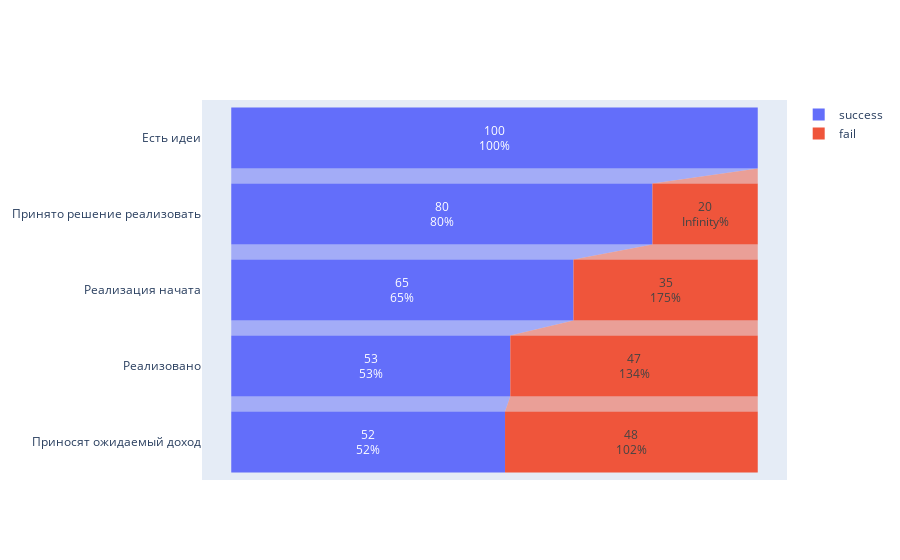

The notebook cell saved with this chart:
### Code cell
fig = go.Figure()
y = ["Есть идеи", "Принято решение реализовать", "Реализация начата", "Реализовано", "Приносят ожидаемый доход"]
x = [100, 80, 65, 53, 52]

max_x = x[0]

fig.add_trace(go.Funnel(
    name = 'success',
    y=y,
    x=x,
    textinfo = "value+percent initial"))


fig.add_trace(go.Funnel(
    name = 'fail',
    orientation = "h",
    y = y,
    x = [max_x-x for x in x],
    textposition = "inside",
    textinfo = "value+percent previous"))
fig.show()

### Figure 1 — Plotly figure (JSON) as saved in the notebook; plotly's stock layout.template omitted (floating-point values rounded to 4 significant figures)
{"data": [{"name": "success", "textinfo": "value+percent initial", "type": "funnel", "x": [100, 80, 65, 53, 52], "y": ["Есть идеи", "Принято решение реализовать", "Реализация начата", "Реализовано", "Приносят ожидаемый доход"]}, {"name": "fail", "orientation": "h", "textinfo": "value+percent previous", "textposition": "inside", "type": "funnel", "x": [0, 20, 35, 47, 48], "y": ["Есть идеи", "Принято решение реализовать", "Реализация начата", "Реализовано", "Приносят ожидаемый доход"]}], "layout": {"autosize": true, "xaxis": {"autorange": true, "range": [-55.56, 55.56], "type": "linear"}, "yaxis": {"autorange": true, "range": [4.5, -0.5], "type": "category"}}}
